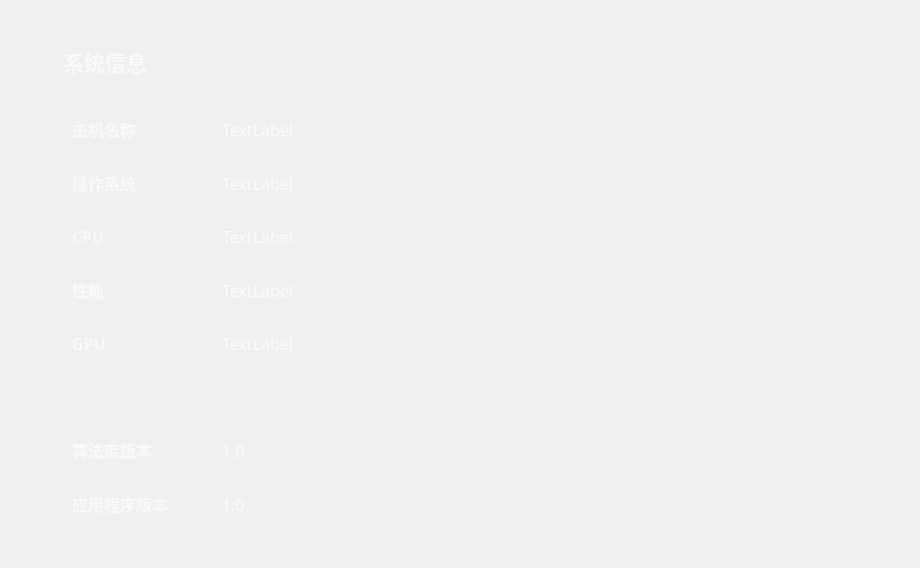
        <widget class="QWidget" name="tab_5">
         <property name="styleSheet">
          <string notr="true">QWidget#tab_5{
border: 1px solid;
border-color: rgb(0, 0, 0);
}</string>
         </property>
         <attribute name="icon">
          <iconset resource="ciwa.qrc">
           <normaloff>:/system/resources/icons/system/信息系统.png</normaloff>:/system/resources/icons/system/信息系统.png</iconset>
         </attribute>
         <attribute name="title">
          <string>系统信息</string>
         </attribute>
         <layout class="QGridLayout" name="gridLayout_8">
          <property name="leftMargin">
           <number>20</number>
          </property>
          <property name="topMargin">
           <number>40</number>
          </property>
          <property name="rightMargin">
           <number>0</number>
          </property>
          <property name="bottomMargin">
           <number>0</number>
          </property>
          <property name="verticalSpacing">
           <number>6</number>
          </property>
          <item row="7" column="0" rowspan="2">
           <widget class="QGroupBox" name="groupBox_6">
            <property name="minimumSize">
             <size>
              <width>900</width>
              <height>500</height>
             </size>
            </property>
            <property name="styleSheet">
             <string notr="true">border: none;</string>
            </property>
            <layout class="QGridLayout" name="gridLayout_6" columnstretch="0,15,2">
             <property name="leftMargin">
              <number>0</number>
             </property>
             <property name="topMargin">
              <number>0</number>
             </property>
             <property name="rightMargin">
              <number>0</number>
             </property>
             <property name="bottomMargin">
              <number>0</number>
             </property>
             <property name="horizontalSpacing">
              <number>6</number>
             </property>
             <property name="verticalSpacing">
              <number>0</number>
             </property>
             <item row="0" column="1">
              <layout class="QVBoxLayout" name="verticalLayout_9">
               <property name="spacing">
                <number>30</number>
               </property>
               <item>
                <widget class="QLabel" name="label_14">
                 <property name="font">
                  <font>
                   <family>Agency FB</family>
                   <pointsize>16</pointsize>
                   <weight>75</weight>
                   <bold>true</bold>
                  </font>
                 </property>
                 <property name="styleSheet">
                  <string notr="true">color: rgba(255, 255, 255, 170);
border: 0px solid;</string>
                 </property>
                 <property name="text">
                  <string>系统信息</string>
                 </property>
                </widget>
               </item>
               <item>
                <widget class="QGroupBox" name="groupBox_7">
                 <property name="styleSheet">
                  <string notr="true">opacity: 0.8;
font-family: PingFangSC-Medium;
font-size: 16px;
color: rgba(255,255,255,0.80);
letter-spacing: 0;
line-height: 60px;</string>
                 </property>
                 <layout class="QGridLayout" name="gridLayout_7">
                  <property name="horizontalSpacing">
                   <number>0</number>
                  </property>
                  <property name="verticalSpacing">
                   <number>30</number>
                  </property>
                  <item row="0" column="2">
                   <widget class="QLabel" name="label_22">
                    <property name="font">
                     <font>
                      <family>PingFangSC-Medium</family>
                      <pointsize>-1</pointsize>
                      <weight>75</weight>
                      <bold>true</bold>
                     </font>
                    </property>
                    <property name="styleSheet">
                     <string notr="true">opacity: 0.8;
font-family: PingFangSC-Medium;
font-size: 16px;
color: rgba(255,255,255,0.60);
letter-spacing: 0;
line-height: 60px;
font-weight:bold;</string>
                    </property>
                    <property name="text">
                     <string>主机名称</string>
                    </property>
                   </widget>
                  </item>
                  <item row="2" column="2">
                   <widget class="QLabel" name="label_24">
                    <property name="font">
                     <font>
                      <family>PingFangSC-Medium</family>
                      <pointsize>-1</pointsize>
                      <weight>75</weight>
                      <bold>true</bold>
                     </font>
                    </property>
                    <property name="styleSheet">
                     <string notr="true">opacity: 0.8;
font-family: PingFangSC-Medium;
font-size: 16px;
color: rgba(255,255,255,0.60);
letter-spacing: 0;
line-height: 60px;
font-weight:bold;</string>
                    </property>
                    <property name="text">
                     <string>CPU</string>
                    </property>
                   </widget>
                  </item>
                  <item row="4" column="3">
                   <widget class="QLabel" name="showview">
                    <property name="text">
                     <string>TextLabel</string>
                    </property>
                   </widget>
                  </item>
                  <item row="6" column="3">
                   <widget class="QLabel" name="label_28">
                    <property name="text">
                     <string>1.0</string>
                    </property>
                   </widget>
                  </item>
                  <item row="0" column="3">
                   <widget class="QLabel" name="hostname">
                    <property name="styleSheet">
                     <string notr="true"/>
                    </property>
                    <property name="text">
                     <string>TextLabel</string>
                    </property>
                   </widget>
                  </item>
                  <item row="1" column="3">
                   <widget class="QLabel" name="system">
                    <property name="font">
                     <font>
                      <family>PingFangSC-Medium</family>
                      <pointsize>-1</pointsize>
                     </font>
                    </property>
                    <property name="styleSheet">
                     <string notr="true"/>
                    </property>
                    <property name="text">
                     <string>TextLabel</string>
                    </property>
                   </widget>
                  </item>
                  <item row="3" column="3">
                   <widget class="CpuMemoryLabel" name="perform">
                    <property name="text">
                     <string>TextLabel</string>
                    </property>
                   </widget>
                  </item>
                  <item row="7" column="3">
                   <widget class="QLabel" name="label_34">
                    <property name="text">
                     <string>1.0</string>
                    </property>
                   </widget>
                  </item>
                  <item row="7" column="2">
                   <widget class="QLabel" name="label_33">
                    <property name="minimumSize">
                     <size>
                      <width>150</width>
                      <height>0</height>
                     </size>
                    </property>
                    <property name="styleSheet">
                     <string notr="true">opacity: 0.8;
font-family: PingFangSC-Medium;
font-size: 16px;
color: rgba(255,255,255,0.60);
letter-spacing: 0;
line-height: 60px;
font-weight:bold;</string>
                    </property>
                    <property name="text">
                     <string>应用程序版本</string>
                    </property>
                   </widget>
                  </item>
                  <item row="3" column="2">
                   <widget class="QLabel" name="label_25">
                    <property name="font">
                     <font>
                      <family>PingFangSC-Medium</family>
                      <pointsize>-1</pointsize>
                      <weight>75</weight>
                      <bold>true</bold>
                     </font>
                    </property>
                    <property name="styleSheet">
                     <string notr="true">opacity: 0.8;
font-family: PingFangSC-Medium;
font-size: 16px;
color: rgba(255,255,255,0.60);
letter-spacing: 0;
line-height: 60px;
font-weight:bold;</string>
                    </property>
                    <property name="text">
                     <string>性能</string>
                    </property>
                   </widget>
                  </item>
                  <item row="4" column="2">
                   <widget class="QLabel" name="label_26">
                    <property name="font">
                     <font>
                      <family>PingFangSC-Medium</family>
                      <pointsize>-1</pointsize>
                      <weight>75</weight>
                      <bold>true</bold>
                     </font>
                    </property>
                    <property name="styleSheet">
                     <string notr="true">opacity: 0.8;
font-family: PingFangSC-Medium;
font-size: 16px;
color: rgba(255,255,255,0.60);
letter-spacing: 0;
line-height: 60px;
font-weight:bold;</string>
                    </property>
                    <property name="text">
                     <string>GPU</string>
                    </property>
                   </widget>
                  </item>
                  <item row="6" column="2">
                   <widget class="QLabel" name="label_27">
                    <property name="styleSheet">
                     <string notr="true">opacity: 0.8;
font-family: PingFangSC-Medium;
font-size: 16px;
color: rgba(255,255,255,0.60);
letter-spacing: 0;
line-height: 60px;
font-weight:bold;</string>
                    </property>
                    <property name="text">
                     <string>算法库版本</string>
                    </property>
                   </widget>
                  </item>
                  <item row="2" column="3">
                   <widget class="QLabel" name="cpu">
                    <property name="text">
                     <string>TextLabel</string>
                    </property>
                   </widget>
                  </item>
                  <item row="1" column="2">
                   <widget class="QLabel" name="label_23">
                    <property name="font">
                     <font>
                      <family>PingFangSC-Medium</family>
                      <pointsize>-1</pointsize>
                      <weight>75</weight>
                      <bold>true</bold>
                     </font>
                    </property>
                    <property name="styleSheet">
                     <string notr="true">opacity: 0.8;
font-family: PingFangSC-Medium;
font-size: 16px;
color: rgba(255,255,255,0.60);
letter-spacing: 0;
line-height: 60px;
font-weight:bold;</string>
                    </property>
                    <property name="text">
                     <string>操作系统</string>
                    </property>
                   </widget>
                  </item>
                  <item row="5" column="2">
                   <widget class="QGroupBox" name="groupBox_8">
                    <property name="font">
                     <font>
                      <family>PingFangSC-Medium</family>
                      <pointsize>-1</pointsize>
                      <weight>75</weight>
                      <bold>true</bold>
                     </font>
                    </property>
                    <property name="styleSheet">
                     <string notr="true">opacity: 0.8;
font-family: PingFangSC-Medium;
font-size: 16px;
color: rgba(255,255,255,0.60);
letter-spacing: 0;
line-height: 60px;
font-weight:bold;</string>
                    </property>
                    <layout class="QGridLayout" name="gridLayout_21">
                     <property name="leftMargin">
                      <number>0</number>
                     </property>
                     <property name="rightMargin">
                      <number>0</number>
                     </property>
                     <property name="bottomMargin">
                      <number>0</number>
                     </property>
                     <property name="spacing">
                      <number>0</number>
                     </property>
                     <item row="0" column="0">
                      <layout class="QVBoxLayout" name="GpuLayoutText">
                       <property name="spacing">
                        <number>0</number>
                       </property>
                      </layout>
                     </item>
                    </layout>
                   </widget>
                  </item>
                  <item row="5" column="3">
                   <widget class="QGroupBox" name="groupBox_23">
                    <property name="font">
                     <font>
                      <family>PingFangSC-Medium</family>
                      <pointsize>-1</pointsize>
                     </font>
                    </property>
                    <layout class="QGridLayout" name="gridLayout_22">
                     <property name="leftMargin">
                      <number>0</number>
                     </property>
                     <property name="rightMargin">
                      <number>0</number>
                     </property>
                     <property name="bottomMargin">
                      <number>0</number>
                     </property>
                     <property name="spacing">
                      <number>0</number>
                     </property>
                     <item row="0" column="0">
                      <layout class="QVBoxLayout" name="GpuLayout">
                       <property name="spacing">
                        <number>0</number>
                       </property>
                      </layout>
                     </item>
                    </layout>
                   </widget>
                  </item>
                  <item row="0" column="4">
                   <spacer name="horizontalSpacer_25">
                    <property name="orientation">
                     <enum>Qt::Horizontal</enum>
                    </property>
                    <property name="sizeHint" stdset="0">
                     <size>
                      <width>40</width>
                      <height>20</height>
                     </size>
                    </property>
                   </spacer>
                  </item>
                 </layout>
                </widget>
               </item>
               <item>
                <spacer name="verticalSpacer">
                 <property name="orientation">
                  <enum>Qt::Vertical</enum>
                 </property>
                 <property name="sizeHint" stdset="0">
                  <size>
                   <width>20</width>
                   <height>40</height>
                  </size>
                 </property>
                </spacer>
               </item>
              </layout>
             </item>
             <item row="0" column="0">
              <spacer name="horizontalSpacer_23">
               <property name="orientation">
                <enum>Qt::Horizontal</enum>
               </property>
               <property name="sizeHint" stdset="0">
                <size>
                 <width>40</width>
                 <height>20</height>
                </size>
               </property>
              </spacer>
             </item>
             <item row="0" column="2">
              <spacer name="horizontalSpacer_24">
               <property name="orientation">
                <enum>Qt::Horizontal</enum>
               </property>
               <property name="sizeHint" stdset="0">
                <size>
                 <width>40</width>
                 <height>20</height>
                </size>
               </property>
              </spacer>
             </item>
            </layout>
           </widget>
          </item>
         </layout>
        </widget>
